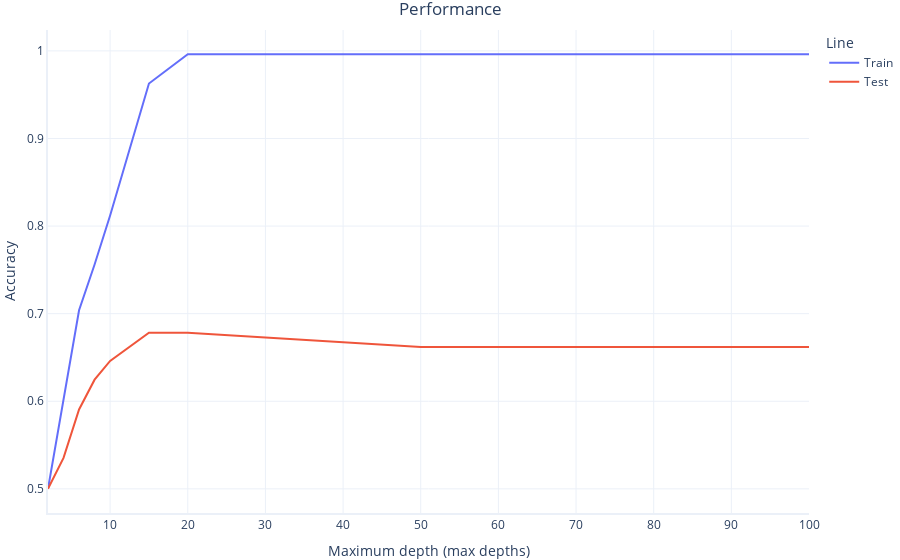

Write notebook code for a chart like this one.
### Markdown cell above
Como puede verse más arriba, pequeñas restricciones en la complejidad del modelo -limitando su capacidad de dividir nodos- reducen la diferencia entre el rendimiento de entrenamiento y el de prueba. Si esto es sutil, lo hace sin perjudicar en absoluto el rendimiento en las pruebas.

Al limitar la complejidad del modelo, abordamos el sobreajuste, mejorando su capacidad para generalizar y hacer predicciones precisas sobre datos no vistos.

Obsérvese que el uso de min_samples_split=20 nos dio el mejor resultado para el conjunto de pruebas, y que valores más altos empeoraron los resultados.

## Modificación de la profundidad del modelo
Un método relacionado para limitar los árboles es restringir max_depth. Esto es equivalente a max_depth que utilizamos para nuestro árbol de decisión, anteriormente. Su valor por defecto es None, lo que significa que los nodos pueden expandirse hasta que todas las hojas sean puras (todas las muestras tienen la misma etiqueta) o tengan menos muestras que el valor establecido para min_samples_split.

Si max_depth, o min_samples_split es más apropiado depende de la naturaleza de su conjunto de datos, incluyendo su tamaño. Normalmente hay que experimentar para encontrar la mejor configuración. Investiguemos max_depth como si sólo dispusiéramos de 500 muestras de delitos para nuestro conjunto de entrenamiento.

### Code cell
# Shrink the training set temporarily to explore this
# setting with a more normal sample size
full_trainset = train
train = full_trainset[:500] # limit to 500 samples

max_depths = [2, 4, 6, 8, 10, 15, 20, 50, 100]

# Train our models and report their performance
train_accuracies = []
test_accuracies = []

for max_depth in max_depths:
    print("Preparing a model with max_depth = ", max_depth)

    # Prepare the model 
    rf = RandomForestClassifier(n_estimators=20,
                                max_depth=max_depth,
                                random_state=2, 
                                verbose=False)
    
    # Train and test the result
    train_accuracy, test_accuracy = fit_and_test_model(rf)

    # Save the results
    test_accuracies.append(test_accuracy)
    train_accuracies.append(train_accuracy)


# Plot results
graphing.line_2D(dict(Train=train_accuracies, Test=test_accuracies),
                    max_depths,
                    label_x="Maximum depth (max_depths)",
                    label_y="Accuracy",
                    title="Performance", show=True)

# Rol back the trainset to the full set
train = full_trainset

### Figure 1 — Plotly figure (JSON) as saved in the notebook; plotly's stock layout.template omitted (floating-point values rounded to 4 significant figures)
{"data": [{"hovertemplate": "Line=Train<br>Maximum depth (max depths)=%{x}<br>Accuracy=%{y}<extra></extra>", "legendgroup": "Train", "marker": {"color": "#636efa", "size": 19, "symbol": "circle"}, "mode": "lines", "name": "Train", "orientation": "v", "showlegend": true, "type": "scatter", "x": [2, 4, 6, 8, 10, 15, 20, 50, 100], "xaxis": "x", "y": [0.5, 0.6007, 0.7039, 0.7561, 0.8121, 0.9627, 0.9963, 0.9963, 0.9963], "yaxis": "y"}, {"hovertemplate": "Line=Test<br>Maximum depth (max depths)=%{x}<br>Accuracy=%{y}<extra></extra>", "legendgroup": "Test", "marker": {"color": "#EF553B", "size": 19, "symbol": "circle"}, "mode": "lines", "name": "Test", "orientation": "v", "showlegend": true, "type": "scatter", "x": [2, 4, 6, 8, 10, 15, 20, 50, 100], "xaxis": "x", "y": [0.5, 0.5353, 0.5907, 0.6246, 0.6461, 0.6783, 0.6782, 0.6619, 0.6619], "yaxis": "y"}], "layout": {"legend": {"title": {"text": "Line"}, "tracegroupgap": 0}, "title": {"text": "Performance"}, "xaxis": {"anchor": "y", "domain": [0, 1], "range": [2, 100], "title": {"text": "Maximum depth (max depths)"}}, "yaxis": {"anchor": "x", "domain": [0, 1], "title": {"text": "Accuracy"}}}}
